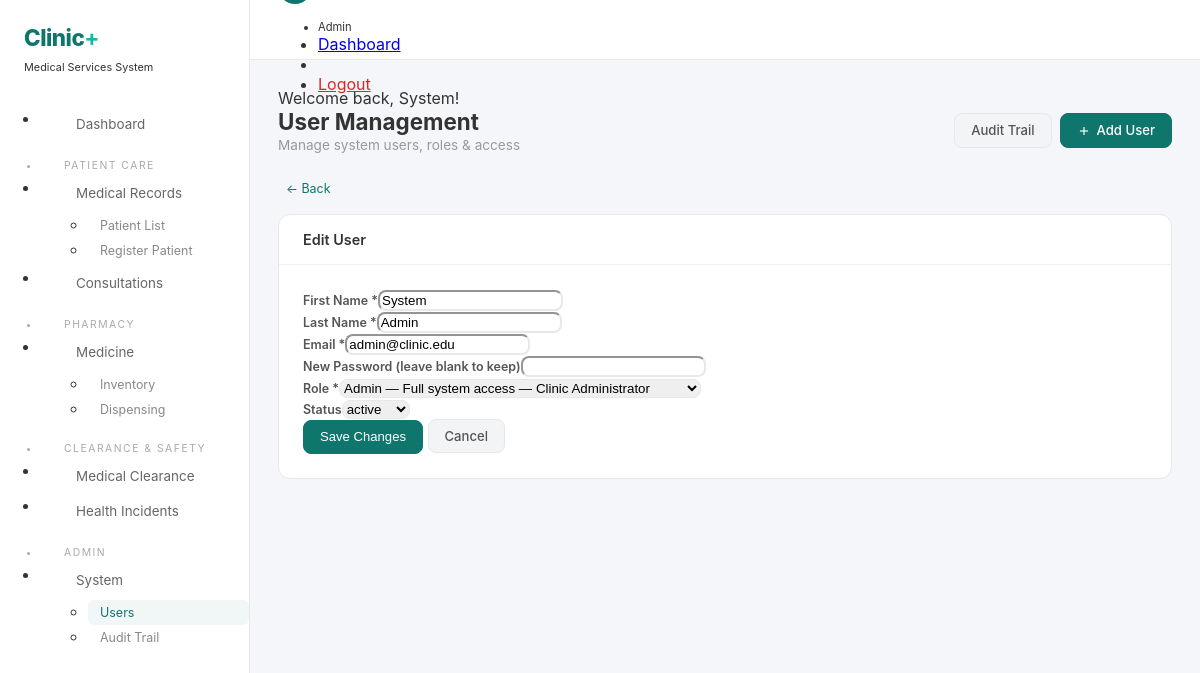
Screenshot of /modules/user_management/index.php?edit=1 (signed in) with the database file from the repository.
### tables this page shows
CREATE TABLE `users` (
  `user_id` int(11) NOT NULL AUTO_INCREMENT,
  `first_name` varchar(100) NOT NULL,
  `last_name` varchar(100) NOT NULL,
  `email` varchar(150) NOT NULL,
  `password_hash` varchar(255) NOT NULL,
  `role_id` int(11) NOT NULL,
  `status` enum('active','inactive','locked') DEFAULT 'active',
  `last_login` datetime DEFAULT NULL,
  `created_at` timestamp NOT NULL DEFAULT current_timestamp(),
  `updated_at` timestamp NOT NULL DEFAULT current_timestamp() ON UPDATE current_timestamp(),
  PRIMARY KEY (`user_id`),
  UNIQUE KEY `email` (`email`),
  KEY `fk_user_role` (`role_id`),
  CONSTRAINT `fk_user_role` FOREIGN KEY (`role_id`) REFERENCES `roles` (`role_id`)
);

CREATE TABLE `roles` (
  `role_id` int(11) NOT NULL AUTO_INCREMENT,
  `role_name` varchar(50) NOT NULL,
  `description` varchar(255) DEFAULT NULL,
  PRIMARY KEY (`role_id`),
  UNIQUE KEY `role_name` (`role_name`)
);

### includes/helpers.php (called while the page is built, shortened)
<?php
function sanitize_output(string $d): string { return htmlspecialchars($d, ENT_QUOTES, 'UTF-8'); }
function base_url(): string { $p=(!empty($_SERVER['HTTPS'])&&$_SERVER['HTTPS']!=='off')?'https':'http'; return "{$p}://".($_SERVER['HTTP_HOST']??'localhost')."/clinic"; }
function get_module_path(string $m): string { return base_url()."/modules/{$m}"; }

### modules/user_management/index.php (the view, shortened to what this page needs)
<?php
require_once __DIR__.'/../../includes/helpers.php';
$db=Database::getConnection();
$roles=$db->query("SELECT * FROM roles ORDER BY role_id")->fetchAll(PDO::FETCH_ASSOC);
$showCreate=($_GET['action']??'')==='create';
$showEdit=isset($_GET['edit']);
$editUser=null;
if($showEdit){$stmt=$db->prepare("SELECT * FROM users WHERE user_id=?");$stmt->execute([(int)$_GET['edit']]);$editUser=$stmt->fetch(PDO::FETCH_ASSOC);}
$pageTitle='User Management';include __DIR__.'/../../includes/layout_top.php';
?>
<div class="page-hd">
<div><h3>User Management</h3><p>Manage system users, roles &amp; access</p></div>
<div class="flex gap-8">
<a href="<?=get_module_path('user_management')?>/audit.php" class="btn btn-s">Audit Trail</a>
<a href="?action=create" class="btn btn-p"><svg width="14" height="14" viewBox="0 0 24 24" fill="none" stroke="currentColor" stroke-width="2"><line x1="12" y1="5" x2="12" y2="19"/><line x1="5" y1="12" x2="19" y2="12"/></svg> Add User</a>
</div>
</div>
<?php if($showCreate||($showEdit&&$editUser)):$u=$editUser;$isEdit=(bool)$u;?>
<a href="?" class="btn-txt" style="margin-bottom:14px;display:inline-block">&larr; Back</a>
<div class="card"><div class="card-hd"><h5><?=$isEdit?'Edit':'Add'?> User</h5></div>
<div class="card-bd"><form method="POST" class="uk-form-stacked">
<div class="uk-grid-small" uk-grid>
<div class="uk-width-1-3@m"><label class="uk-form-label">First Name *</label><input type="text" name="first_name" class="uk-input uk-form-small" value="<?=sanitize_output($u['first_name']??'')?>" required></div>
<div class="uk-width-1-3@m"><label class="uk-form-label">Last Name *</label><input type="text" name="last_name" class="uk-input uk-form-small" value="<?=sanitize_output($u['last_name']??'')?>" required></div>
<div class="uk-width-1-3@m"><label class="uk-form-label">Email *</label><input type="email" name="email" class="uk-input uk-form-small" value="<?=sanitize_output($u['email']??'')?>" required></div>
<div class="uk-width-1-3@m"><label class="uk-form-label"><?=$isEdit?'New Password (leave blank to keep)':'Password *'?></label><input type="password" name="password" class="uk-input uk-form-small" <?=$isEdit?'':'required'?>></div>
<div class="uk-width-1-3@m"><label class="uk-form-label">Role *</label><select name="role_id" class="uk-select uk-form-small" required><?php foreach($roles as $r):?><option value="<?=$r['role_id']?>" <?=($u['role_id']??'')==$r['role_id']?'selected':''?>><?=sanitize_output($r['role_name'])?> — <?=sanitize_output($r['description']??'')?></option><?php endforeach;?></select></div>
<div class="uk-width-1-3@m"><label class="uk-form-label">Status</label><select name="status" class="uk-select uk-form-small"><?php foreach(['active','inactive','locked'] as $ss):?><option <?=($u['status']??'active')===$ss?'selected':''?>><?=$ss?></option><?php endforeach;?></select></div>
<div class="uk-width-1-1 uk-margin-top"><button class="btn btn-p"><?=$isEdit?'Save Changes':'Create User'?></button> <a href="?" class="btn btn-s">Cancel</a></div>
</div></form></div></div>
<?php endif;?>
<?php include __DIR__.'/../../includes/layout_bottom.php';?>

### includes/layout_top.php (style rules this page uses)
:root { --c1:#0f766e;--c2:#14b8a6;--bg:#f4f6f9;--card:#fff;--border:#e8e8e8 }
* { box-sizing:border-box }
body { background:var(--bg);font-family:-apple-system,BlinkMacSystemFont,'Segoe UI',Roboto,sans-serif;margin:0;color:#333 }
.uk-form-label { font-size:.78rem;font-weight:600;color:#555;margin-bottom:3px }
.uk-input,.uk-select,.uk-textarea { border-radius:8px!important;border-color:var(--border)!important }
.page-hd { display:flex;align-items:center;justify-content:space-between;flex-wrap:wrap;gap:12px;margin-bottom:24px }
.page-hd h3 { font-weight:700;font-size:1.4rem;margin:0 }
.page-hd p { color:#999;font-size:.85rem;margin:2px 0 0 }
.card { background:var(--card);border:1px solid var(--border);border-radius:12px;overflow:hidden;margin-bottom:16px }
.card-hd { padding:16px 24px;border-bottom:1px solid #f0f0f0;display:flex;align-items:center;justify-content:space-between }
.card-hd h5 { font-size:.9rem;font-weight:600;margin:0 }
.card-bd { padding:24px }
.btn { display:inline-flex;align-items:center;gap:6px;padding:7px 16px;border-radius:8px;font-size:.82rem;font-weight:500;border:1px solid var(--border);background:#fff;color:#555;cursor:pointer;transition:.15s;text-decoration:none;line-height:1.4 }
.btn-p { background:var(--c1);color:#fff;border-color:var(--c1) }
.btn-s { background:#f3f4f6;color:#555;border-color:#e5e7eb }
.btn-txt { background:none;border:none;color:var(--c1);padding:4px 8px;font-size:.78rem;cursor:pointer;text-decoration:none }
.flex { display:flex }
.gap-8 { gap:8px }

### rows the page displays
users: first_name "System", last_name "Admin", email "admin@clinic.edu", role_id "Admin — Full system access — Clinic Administrator", status "active"

### other values shown
Auth::getUserRole() "Admin"
sanitize_output($__msg) "Welcome back, System!"
